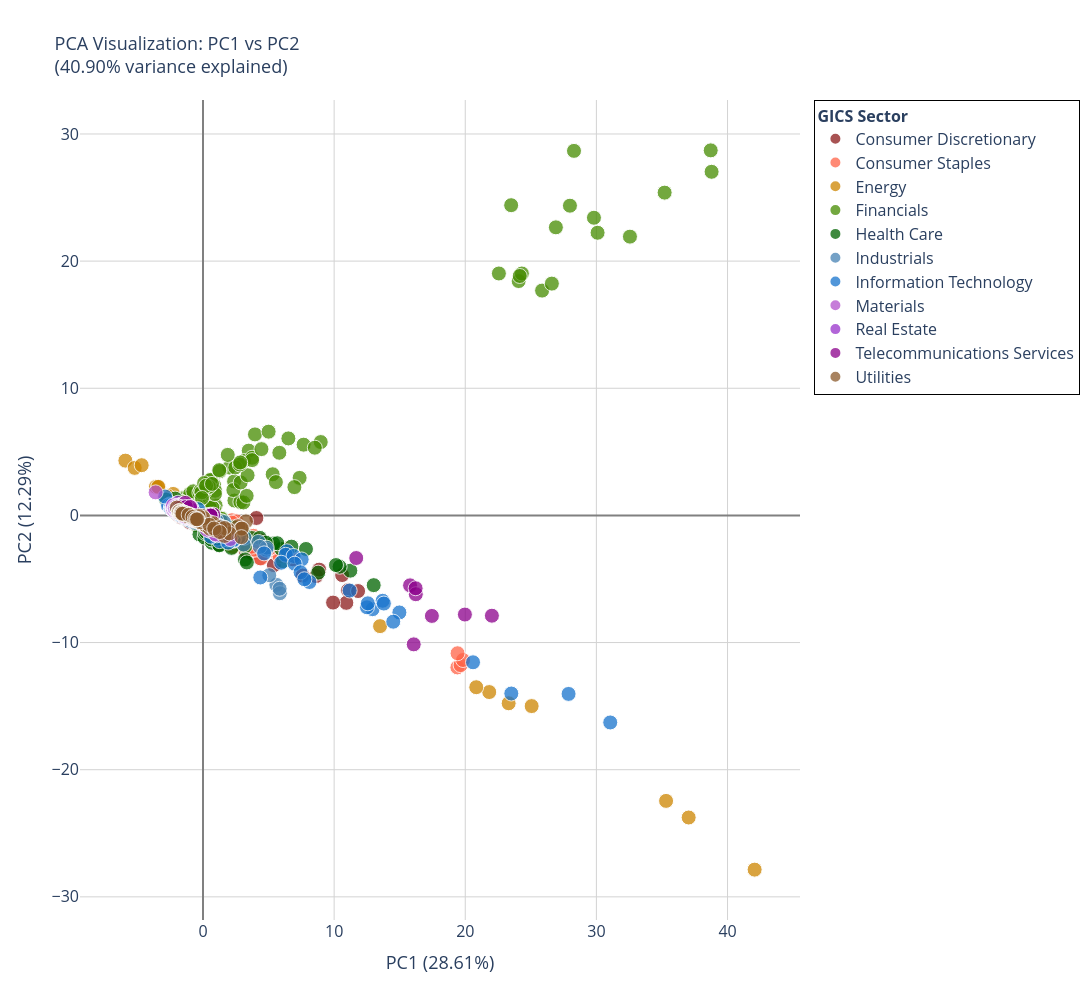

Source (notebook cell):
### Code cell
### >> Plot2: Interactive 2D PCA with R Palette

import plotly.express as px
import plotly.graph_objects as go
from plotly.subplots import make_subplots

# Prepare data
X = 'PC1'  # <-- can be changed from PC1 to PC10 
Y = 'PC2'  # <-- can be changed from PC1 to PC10 

df_pca_plot = df_pca_full.copy()
if 'Total Revenue' in df_fundamentals.columns:
    df_pca_plot['Revenue'] = df_fundamentals['Total Revenue'].values
if 'Total Assets' in df_fundamentals.columns:
    df_pca_plot['Assets'] = df_fundamentals['Total Assets'].values
if 'Net Income' in df_fundamentals.columns:
    df_pca_plot['Net Income'] = df_fundamentals['Net Income'].values

# Create sector to color mapping
sectors = sorted(df_pca_plot['Sector'].unique())
sector_colors = {sector: r_palette[i % len(r_palette)] 
                 for i, sector in enumerate(sectors)}

# Single plot version
fig = go.Figure()

for sector in sectors:
    sector_data = df_pca_plot[df_pca_plot['Sector'] == sector]
    
    # Prepare hover text
    hover_text = []
    for idx, row in sector_data.iterrows():
        text = f"<b>{row['Ticker']}</b><br>"
        text += f"Sector: {sector}<br>"
        text += f"{X}: {row[X]:.2f}<br>"
        text += f"{Y}: {row[Y]:.2f}<br>"
        if 'Revenue' in sector_data.columns:
            text += f"Revenue: ${row['Revenue']:,.0f}<br>"
        if 'Assets' in sector_data.columns:
            text += f"Assets: ${row['Assets']:,.0f}<br>"
        if 'Net Income' in sector_data.columns:
            text += f"Net Income: ${row['Net Income']:,.0f}"
        hover_text.append(text)
    
    fig.add_trace(
        go.Scatter(x=sector_data[X],y=sector_data[Y],
                   mode='markers',name=sector,
                   marker=dict(size=15,
                               color=sector_colors[sector],
                               opacity=0.75,
                               line=dict(width=1, color='white')),
                            text=hover_text,
                            hovertemplate='%{text}<extra></extra>'
                              ))

fig.update_layout(
    width=1300,height=1000,
    title=dict(
        text=f'PCA Visualization: {X} vs {Y}<br>({(pca.explained_variance_ratio_[0] + pca.explained_variance_ratio_[1])*100:.2f}% variance explained)',
        font=dict(size=18)
    ),
    xaxis=dict(
        title=f'{X} ({pca.explained_variance_ratio_[0]*100:.2f}%)',
        title_font=dict(size=18),  # Increase x-axis title font size
        gridcolor='lightgray',
        showgrid=True,
        zeroline=True,
        zerolinecolor='gray',
        zerolinewidth=2
    ),
    yaxis=dict(
        title=f'{Y} ({pca.explained_variance_ratio_[1]*100:.2f}%)',
        title_font=dict(size=18),  # Increase y-axis title font size
        gridcolor='lightgray',
        showgrid=True,
        zeroline=True,
        zerolinecolor='gray',
        zerolinewidth=2
    ),
    hovermode='closest',
    plot_bgcolor='white',
    legend=dict(
        title=dict(text='<b>GICS Sector</b>', font=dict(size=16)),
        bgcolor="rgba(255,255,255,0.95)",
        bordercolor="black",
        borderwidth=1,
        font=dict(size=16),
        itemsizing='constant'
    )
)
fig.update_xaxes(tickfont=dict(size=16))
fig.update_yaxes(tickfont=dict(size=16))
fig.show()

## >> save as html and png for sharing
FILE_NAME = f"pca_{X}_vs_{Y}_test10"
fig.write_html(f"{HTML_PATH}/{FILE_NAME}.html")
fig.write_image(f"{FIG_PATH}/{FILE_NAME}.png",
               width=1300, height=1000,
               scale=3          # Scale factor (like DPI multiplier)
               )

# allow to open automatically in the default browser
# import webbrowser
webbrowser.open(f"{HTML_PATH}/{FILE_NAME}.html")
